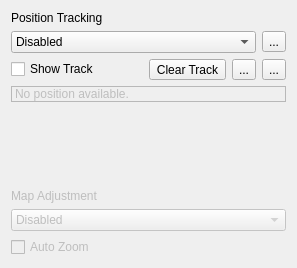
<?xml version="1.0" encoding="UTF-8"?>
<ui version="4.0">
 <class>CurrentLocationWidget</class>
 <widget class="QWidget" name="CurrentLocationWidget">
  <property name="geometry">
   <rect>
    <x>0</x>
    <y>0</y>
    <width>297</width>
    <height>268</height>
   </rect>
  </property>
  <property name="windowTitle">
   <string>Current Location</string>
  </property>
  <layout class="QVBoxLayout" name="verticalLayout">
   <item>
    <widget class="QLabel" name="projectionLabel_3">
     <property name="sizePolicy">
      <sizepolicy hsizetype="Preferred" vsizetype="Fixed">
       <horstretch>0</horstretch>
       <verstretch>0</verstretch>
      </sizepolicy>
     </property>
     <property name="text">
      <string>Position Tracking</string>
     </property>
     <property name="buddy">
      <cstring>positionTrackingComboBox</cstring>
     </property>
    </widget>
   </item>
   <item>
    <layout class="QHBoxLayout" name="horizontalLayout_3">
     <item>
      <widget class="QComboBox" name="positionTrackingComboBox">
       <item>
        <property name="text">
         <string>Disabled</string>
        </property>
       </item>
      </widget>
     </item>
     <item>
      <widget class="QToolButton" name="openDescriptionButton">
       <property name="text">
        <string>...</string>
       </property>
       <property name="icon">
        <iconset theme="help-about"/>
       </property>
      </widget>
     </item>
    </layout>
   </item>
   <item>
    <layout class="QHBoxLayout" name="horizontalLayout">
     <item>
      <widget class="QCheckBox" name="showTrackCheckBox">
       <property name="sizePolicy">
        <sizepolicy hsizetype="Expanding" vsizetype="Fixed">
         <horstretch>0</horstretch>
         <verstretch>0</verstretch>
        </sizepolicy>
       </property>
       <property name="text">
        <string>Show Track</string>
       </property>
      </widget>
     </item>
     <item>
      <widget class="QToolButton" name="clearTrackButton">
       <property name="sizePolicy">
        <sizepolicy hsizetype="Preferred" vsizetype="Fixed">
         <horstretch>0</horstretch>
         <verstretch>0</verstretch>
        </sizepolicy>
       </property>
       <property name="text">
        <string>Clear Track</string>
       </property>
       <property name="icon">
        <iconset resource="../../apps/marble-ui/marble.qrc">
         <normaloff>:/icons/16x16/edit-clear-list.png</normaloff>:/icons/16x16/edit-clear-list.png</iconset>
       </property>
       <property name="toolButtonStyle">
        <enum>Qt::ToolButtonTextBesideIcon</enum>
       </property>
      </widget>
     </item>
     <item>
      <widget class="QToolButton" name="openTrackButton">
       <property name="text">
        <string>...</string>
       </property>
       <property name="icon">
        <iconset resource="../../apps/marble-ui/marble.qrc">
         <normaloff>:/icons/16x16/document-open.png</normaloff>:/icons/16x16/document-open.png</iconset>
       </property>
      </widget>
     </item>
     <item>
      <widget class="QToolButton" name="saveTrackButton">
       <property name="text">
        <string>...</string>
       </property>
       <property name="icon">
        <iconset resource="../../apps/marble-ui/marble.qrc">
         <normaloff>:/icons/16x16/document-save.png</normaloff>:/icons/16x16/document-save.png</iconset>
       </property>
      </widget>
     </item>
    </layout>
   </item>
   <item>
    <widget class="QLabel" name="locationLabel">
     <property name="enabled">
      <bool>false</bool>
     </property>
     <property name="autoFillBackground">
      <bool>false</bool>
     </property>
     <property name="frameShape">
      <enum>QFrame::StyledPanel</enum>
     </property>
     <property name="frameShadow">
      <enum>QFrame::Sunken</enum>
     </property>
     <property name="text">
      <string>No position available.</string>
     </property>
     <property name="textFormat">
      <enum>Qt::RichText</enum>
     </property>
     <property name="wordWrap">
      <bool>true</bool>
     </property>
    </widget>
   </item>
   <item>
    <spacer name="verticalSpacer">
     <property name="orientation">
      <enum>Qt::Vertical</enum>
     </property>
     <property name="sizeHint" stdset="0">
      <size>
       <width>20</width>
       <height>40</height>
      </size>
     </property>
    </spacer>
   </item>
   <item>
    <widget class="QLabel" name="recenterLabel">
     <property name="enabled">
      <bool>false</bool>
     </property>
     <property name="sizePolicy">
      <sizepolicy hsizetype="Preferred" vsizetype="Fixed">
       <horstretch>0</horstretch>
       <verstretch>0</verstretch>
      </sizepolicy>
     </property>
     <property name="toolTip">
      <string comment="Select the method to use to recenter your GPS location on map.">Select the method to use to re-center your GPS location on map.</string>
     </property>
     <property name="text">
      <string>Map Adjustment</string>
     </property>
    </widget>
   </item>
   <item>
    <widget class="QComboBox" name="recenterComboBox">
     <property name="enabled">
      <bool>false</bool>
     </property>
     <item>
      <property name="text">
       <string comment="Disable Auto Recenter">Disabled</string>
      </property>
     </item>
     <item>
      <property name="text">
       <string comment="Always keep gps location at the center of the map">Keep at Center</string>
      </property>
     </item>
     <item>
      <property name="text">
       <string comment="Auto center when required">When required</string>
      </property>
     </item>
    </widget>
   </item>
   <item>
    <widget class="QCheckBox" name="autoZoomCheckBox">
     <property name="enabled">
      <bool>false</bool>
     </property>
     <property name="toolTip">
      <string comment="Auto Zoom to appropriate zoom level">Auto Zoom to appropriate zoom level</string>
     </property>
     <property name="text">
      <string>Auto Zoom</string>
     </property>
    </widget>
   </item>
  </layout>
 </widget>
 <resources>
  <include location="../../apps/marble-ui/marble.qrc"/>
 </resources>
 <connections/>
</ui>
